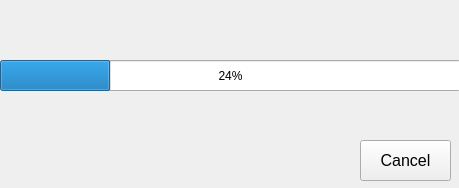
<?xml version="1.0" encoding="UTF-8"?>
<ui version="4.0">
 <class>Form</class>
 <widget class="QWidget" name="Form">
  <property name="geometry">
   <rect>
    <x>0</x>
    <y>0</y>
    <width>459</width>
    <height>188</height>
   </rect>
  </property>
  <property name="windowTitle">
   <string>Compressing...</string>
  </property>
  <widget class="QProgressBar" name="prgrsBar">
   <property name="geometry">
    <rect>
     <x>0</x>
     <y>60</y>
     <width>461</width>
     <height>31</height>
    </rect>
   </property>
   <property name="value">
    <number>24</number>
   </property>
  </widget>
  <widget class="QPushButton" name="cancel">
   <property name="geometry">
    <rect>
     <x>360</x>
     <y>140</y>
     <width>91</width>
     <height>41</height>
    </rect>
   </property>
   <property name="font">
    <font>
     <pointsize>12</pointsize>
    </font>
   </property>
   <property name="text">
    <string>Cancel</string>
   </property>
  </widget>
 </widget>
 <resources/>
 <connections/>
</ui>
